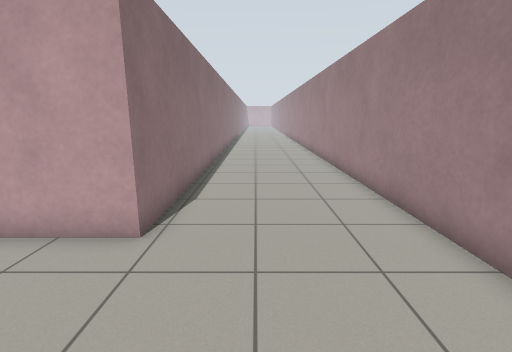
View 1 (above)

17 first-person views from a walk through a robot-simulator world made for Gazebo. The camera is 1.2 m above the floor, tilts 12° down and sees 85° across. The floor is counted in squares, 0.5 m on a side. Each view is taken from the middle of a square. On the plan, view 1 faces up. The plan holds only what a view shows up to about 18 squares ahead; the rest is blank. The place goes on beyond the plan.

View 2
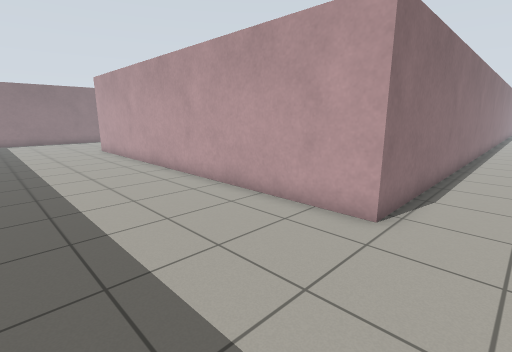

View 3
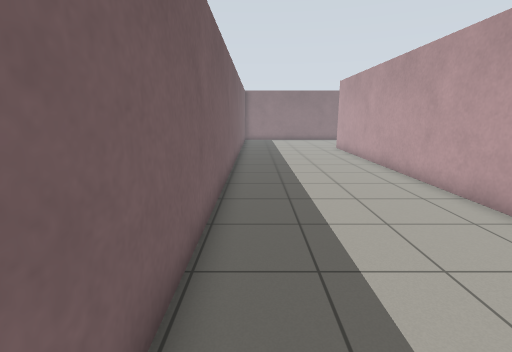

View 4
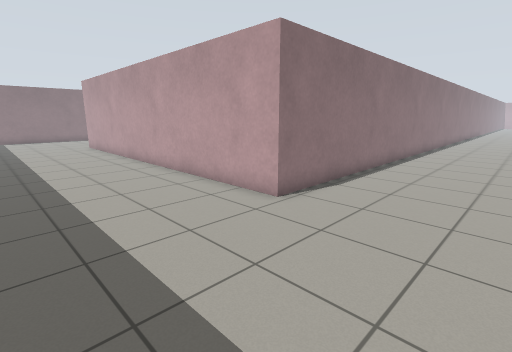

View 5
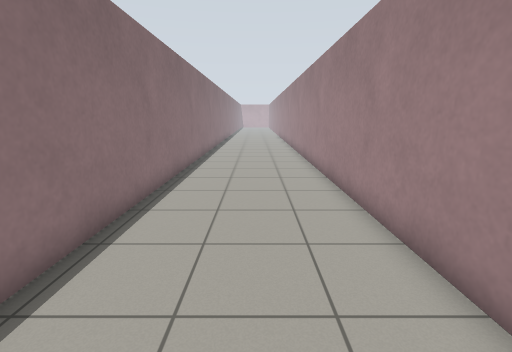

View 6
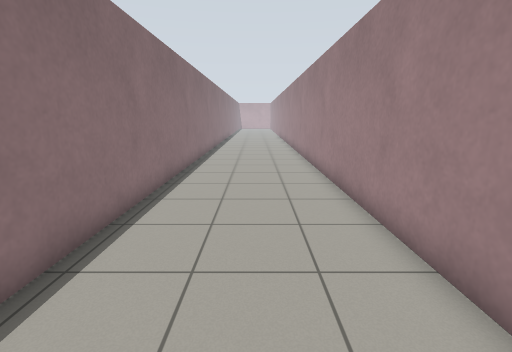

View 7
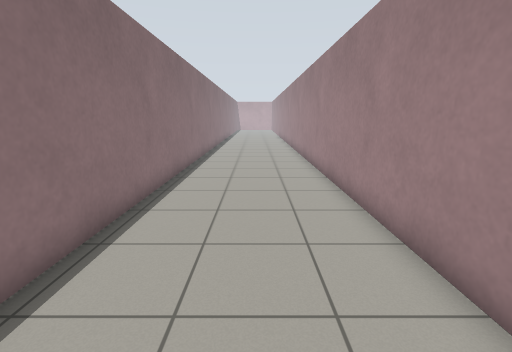

View 8
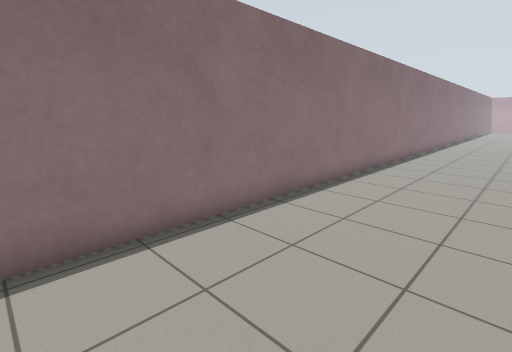

View 9
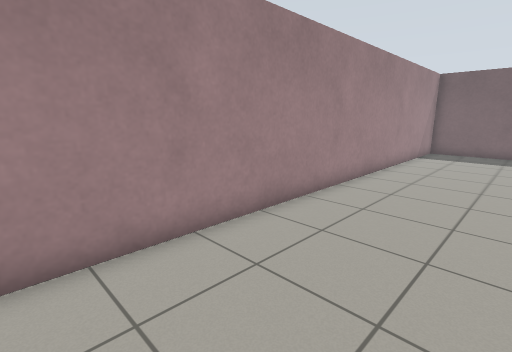

View 10
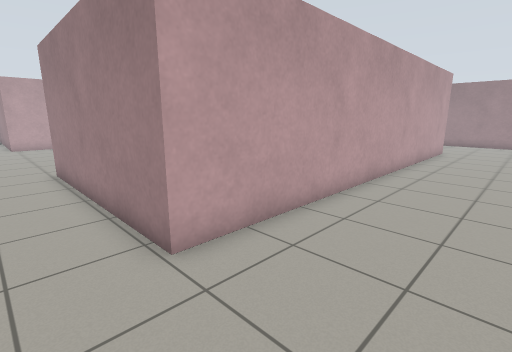

View 11
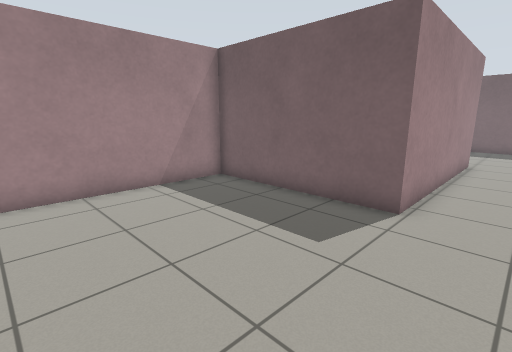

View 12
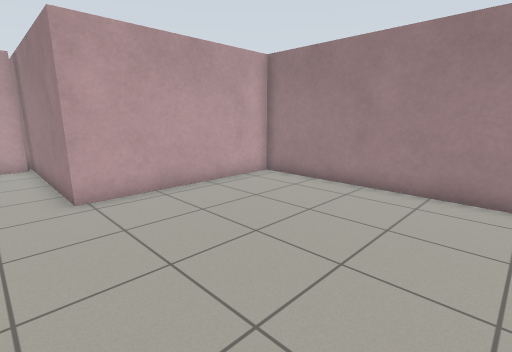

View 13
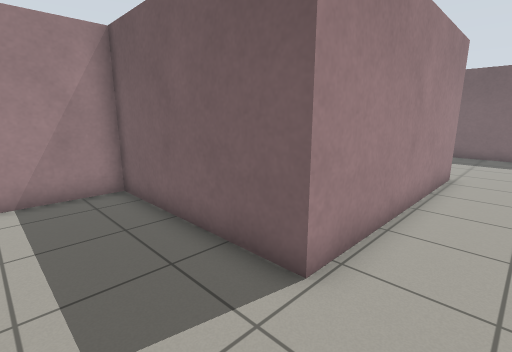

View 14
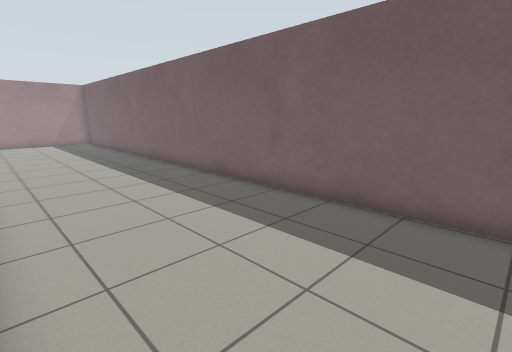

View 15
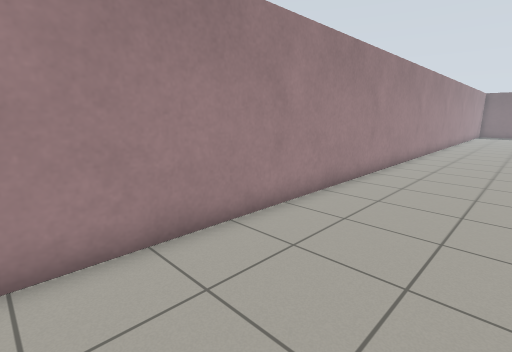

View 16
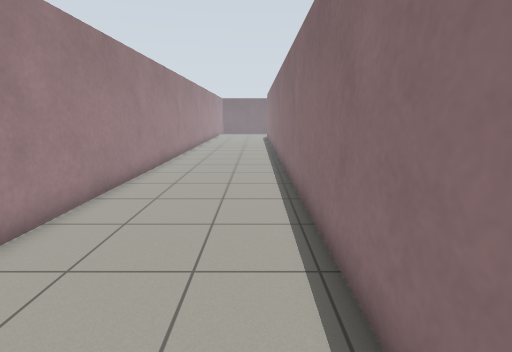

View 17
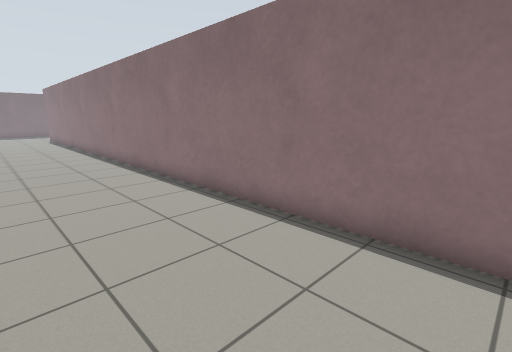

### Floor plan
Points are (right, up) in squares from view 1. A wall is a line through its corners. A room is listed if a view was taken in it or the views show most of it. See-through windows are left out.
Room 1 (views 1, 2, 3, 4, 5, 6, 7, 8, 9, 10, 15, 16, 17)
walls: (-24, -2.1) (3.9, -2.1) (3.9, 40.1); (-2.3, 40.5) (-2.3, 5.3) (-21.8, 5.3)
ways out: opening at (-23.5, 4) to room 2
Room 2 (views 11, 12, 13, 14)
walls: (-22.5, 33.8) (-23.5, 33.8); (-21.8, 5.3) (-21.8, 14.8) (-14.6, 14.8) (-14.6, 26.7) (-22.3, 26.7) (-22.3, 34)
ways out: opening at (-23.5, 4) to room 1

Where each view was taken, in squares from view 1:
view 1: 0 up, 0 right, facing up
view 2: 1 down, 0 right, facing up-left
view 3: 1 down, 0 right, facing left
view 4: 1 down, 3 right, facing up-left
view 5: 9 up, 1 right, facing up
view 6: 16 up, 1 right, facing up
view 7: 21 up, 1 right, facing up
view 8: 20 up, 3 right, facing up-left
view 9: 19 up, 1 left, facing down-right
view 10: 1 up, 24 left, facing up-right
view 11: 22 up, 24 left, facing down-right
view 12: 18 up, 24 left, facing up-right
view 13: 18 up, 24 left, facing down-right
view 14: 5 up, 24 left, facing down-right
view 15: 40 up, 1 left, facing down-right
view 16: 40 up, 1 left, facing down
view 17: 40 up, 3 right, facing down-left
